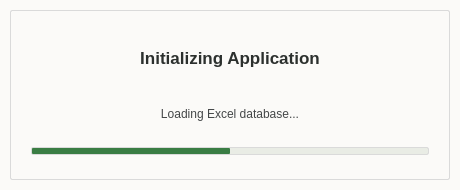
<?xml version="1.0" encoding="UTF-8"?>
<ui version="4.0">
 <class>LoadingWindow</class>
 <widget class="QDialog" name="LoadingWindow">
  <property name="geometry">
   <rect>
    <x>0</x>
    <y>0</y>
    <width>460</width>
    <height>190</height>
   </rect>
  </property>
  <property name="minimumSize">
   <size>
    <width>460</width>
    <height>190</height>
   </size>
  </property>
  <property name="maximumSize">
   <size>
    <width>460</width>
    <height>190</height>
   </size>
  </property>
  <property name="windowTitle">
   <string>arbor — Loading Database</string>
  </property>
  <property name="styleSheet">
   <string notr="true">QDialog#LoadingWindow {
    background-color: #fbfaf8;
}
QFrame#card_frame {
    background-color: #fbfaf8;
    border: 1px solid #dadada;
    border-radius: 2px;
}
QLabel#lbl_title {
    color: #2c302e;
    font-family: &quot;Segoe UI&quot;, &quot;Inter&quot;;
    font-size: 13pt;
    font-weight: bold;
}
QLabel#lbl_status {
    color: #444748;
    font-family: &quot;JetBrains Mono&quot;, &quot;Consolas&quot;, monospace;
    font-size: 9pt;
}
QProgressBar#progress_bar {
    border: 1px solid #dadada;
    border-radius: 2px;
    background-color: #e9ece5;
    max-height: 6px;
    min-height: 6px;
}
QProgressBar#progress_bar::chunk {
    background-color: #3a7d44;
    border-radius: 1px;
}</string>
  </property>
  <layout class="QVBoxLayout" name="root_layout">
   <property name="spacing">
    <number>0</number>
   </property>
   <property name="leftMargin">
    <number>10</number>
   </property>
   <property name="topMargin">
    <number>10</number>
   </property>
   <property name="rightMargin">
    <number>10</number>
   </property>
   <property name="bottomMargin">
    <number>10</number>
   </property>
   <item>
    <widget class="QFrame" name="card_frame">
     <property name="frameShape">
      <enum>QFrame::StyledPanel</enum>
     </property>
     <property name="frameShadow">
      <enum>QFrame::Plain</enum>
     </property>
     <layout class="QVBoxLayout" name="card_layout">
      <property name="spacing">
       <number>10</number>
      </property>
      <property name="leftMargin">
       <number>20</number>
      </property>
      <property name="topMargin">
       <number>24</number>
      </property>
      <property name="rightMargin">
       <number>20</number>
      </property>
      <property name="bottomMargin">
       <number>24</number>
      </property>
      <item>
       <widget class="QLabel" name="lbl_title">
        <property name="text">
         <string>Initializing Application</string>
        </property>
        <property name="alignment">
         <set>Qt::AlignCenter</set>
        </property>
       </widget>
      </item>
      <item>
       <widget class="QLabel" name="lbl_status">
        <property name="text">
         <string>Loading Excel database...</string>
        </property>
        <property name="alignment">
         <set>Qt::AlignCenter</set>
        </property>
       </widget>
      </item>
      <item>
       <widget class="QProgressBar" name="progress_bar">
        <property name="minimum">
         <number>0</number>
        </property>
        <property name="maximum">
         <number>0</number>
        </property>
        <property name="value">
         <number>-1</number>
        </property>
        <property name="textVisible">
         <bool>false</bool>
        </property>
       </widget>
      </item>
     </layout>
    </widget>
   </item>
  </layout>
 </widget>
 <resources/>
 <connections/>
</ui>
